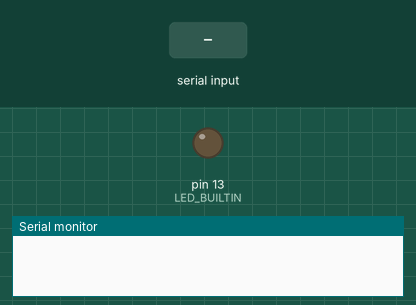
Bench run of a sketch on a simulated Arduino Uno, built with avr-gcc and run on an emulated ATmega328P. On the bench: output pins drawn as LEDs (lit = HIGH), the last lines printed to the serial monitor. Dashed ring = blinking. The test bench sets the inputs (shaded band).

Above: at 1.2 s.
1.3 s: "on\n" received over Serial
At 1.7 s:
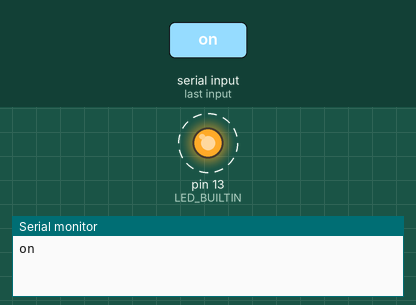
4.3 s: "off\n" received over Serial
At 5.4 s:
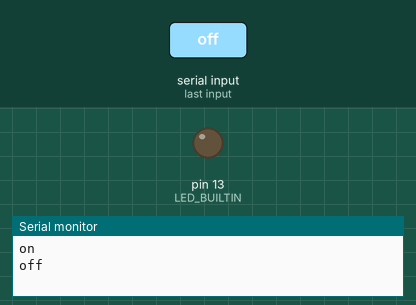
Timing chart, 0 to 7.3 s (numbered marks = the images above; inputs shaded):
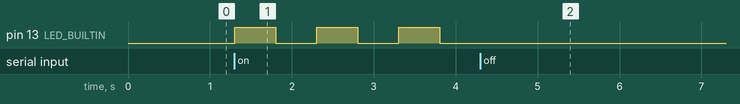

The sketch:

blink.ino
```cpp
void setup() {
  pinMode(LED_BUILTIN, OUTPUT);
  Serial.begin(9600);
  while (!Serial) {
    ;
  }
}

int blk_on = 0;

void loop() {
  if (Serial.available() > 0)
  {
    String cmmd = Serial.readStringUntil('\n');
    Serial.println(cmmd);
    if (cmmd == "on")
    {
      blk_on = 1;
    }
    else if (cmmd == "off")
    {
      blk_on = 0;
    }
  }
  if (blk_on ==1){
    digitalWrite(LED_BUILTIN, HIGH);   // turn the LED on (HIGH is the voltage level)
    delay(500);                       // wait for a second
    digitalWrite(LED_BUILTIN, LOW);    // turn the LED off by making the voltage LOW
    delay(500);
  }
}
```

Measured:
- after the input at 1.3 s, pin 13 (LED_BUILTIN): alternates HIGH for 0.50 s and LOW for 0.50 s, starting at once
- after the input at 4.3 s, pin 13 (LED_BUILTIN): stops changing and stays LOW
